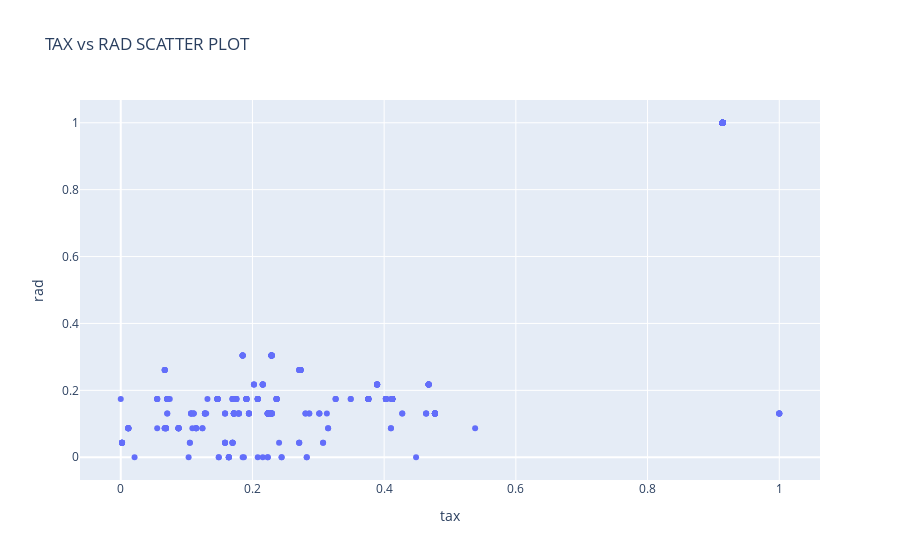

This figure's notebook cell:
### Markdown cell above
Na stworzonym histogramie kolumny `medv` możemy łatwo podjerzeć wartości które występują najczęściej. Są to warotści od 20 do 25 (w 1000$). Idąc dalej w prawą stronę obserwujemy zauważalny spadek częstotliwości występowań wartości powyżej 25. Więcej z nich znjaduję sie po lewej stornie wykresu, od 5 do 25. Na tej podstawie możemy powiedzieć, że w naszym zbiorze dominowały głównie mniejsze bądż równe średniej wartości domów w Bostonie.

### Code cell
scat = px.scatter(x= df.tax, y=df.rad, labels= {'x' : 'tax', 'y' : 'rad'}, 
                  title='TAX vs RAD SCATTER PLOT')
scat.show()

### Figure 1 — Plotly figure (JSON) as saved in the notebook; plotly's stock layout.template omitted (floating-point values rounded to 4 significant figures; data arrays with more than 128 entries replaced by an {"elided": "..."} marker saying what was removed)
{"data": [{"hovertemplate": "tax=%{x}<br>rad=%{y}<extra></extra>", "legendgroup": "", "marker": {"color": "#636efa", "symbol": "circle"}, "mode": "markers", "name": "", "orientation": "v", "showlegend": false, "type": "scatter", "x": {"elided": "506 float values"}, "xaxis": "x", "y": {"elided": "506 float values"}, "yaxis": "y"}], "layout": {"legend": {"tracegroupgap": 0}, "title": {"text": "TAX vs RAD SCATTER PLOT"}, "xaxis": {"anchor": "y", "domain": [0, 1], "title": {"text": "tax"}}, "yaxis": {"anchor": "x", "domain": [0, 1], "title": {"text": "rad"}}}}
